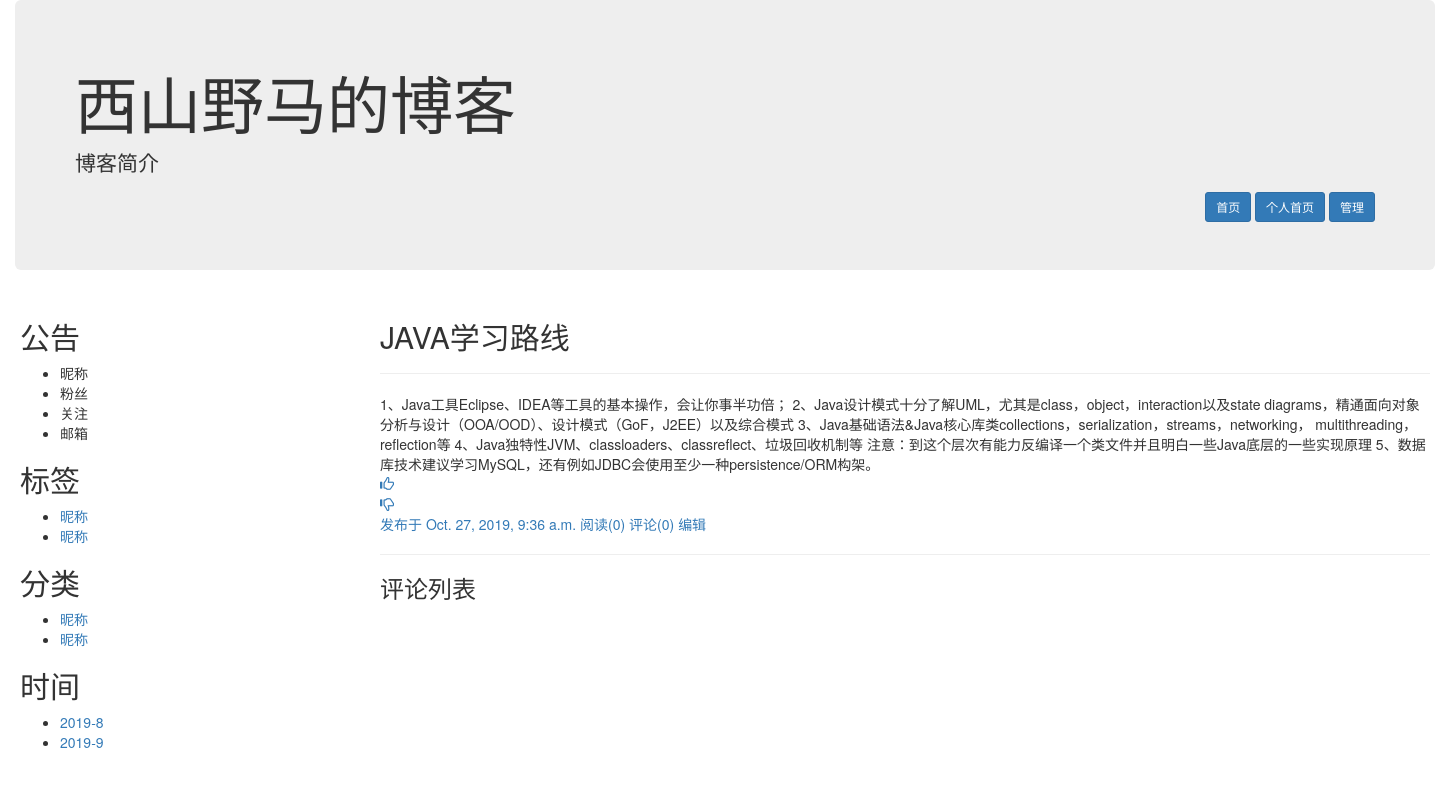
Screenshot of /alex/3.html/ with the database file from the repository.
### repository/models.py (models this page shows, shortened)
class Blog(models.Model):
	theme_type = [('blue',"蓝色"),('red',"红色"),('green',"绿色")]
	bid = models.AutoField(primary_key=True,verbose_name="博客id")
	theme = models.CharField(choices=theme_type,max_length=10,verbose_name="主题类型")
	title = models.CharField(max_length=255,verbose_name="博客标题")
	summary = models.TextField(verbose_name="博客简介",null=True,blank=True)
	user = models.OneToOneField(to=User,on_delete=models.CASCADE)
	class Meta:
		verbose_name_plural = "博客信息"

class Article(models.Model):
	article_type = [(1,"Python"),(2,"Java"),(3,"Django"),(4,"JavaScript"),(5,"五彩缤纷")]
	title = models.CharField(max_length=255,verbose_name='文章标题')
	author = models.ForeignKey(to=User,on_delete=models.CASCADE,verbose_name="作者")
	summary = models.TextField(verbose_name='文字简介')
	ctime = models.DateTimeField(auto_now_add=True,verbose_name="创建时间")
	text = models.OneToOneField(to=ArticleDetial,on_delete=models.CASCADE,verbose_name="文章正文")
	type_id = models.IntegerField(verbose_name='文章类型',choices=article_type,)
	class Meta:
		verbose_name_plural = '文章列表'

class ArticleDetial(models.Model):
	text = models.TextField(verbose_name="文章正文")
	class Meta:
		verbose_name_plural = '文章正文'

### web/views.py (the view)
# urls.py: path('<str:blog>/<str:article_id>.html/',views.get_article,name = "get_article")
def get_article(request,blog,article_id):
	user_obj = models.User.objects.filter(account=blog).all().first()
	blog_obj = models.Blog.objects.filter(user__account=blog).all().first()
	caption_obj = models.Caption.objects.filter(blog__user__account=blog)
	article_obj = models.Article.objects.filter(author__account=blog,id=article_id)[0]
	print(article_obj.comment_set.all())
	return render(request,'article.html',locals())

### templates/article.html (shortened to what this page needs)
<!DOCTYPE html>
<html lang="en">
<head>
    <link rel="stylesheet" href="/static/plugins/bootstrap-3.3.7-dist/css/bootstrap.css">
</head>
<body>
<div class="container-fluid">
    <div class="jumbotron">
        <h1>{{ blog_obj.title }}</h1>
        <p>博客简介</p>
        <div class="text-right">
            <a class="btn btn-primary btn-sm" href="#" role="button">首页</a>
            <a class="btn btn-primary btn-sm" href="#" role="button">个人首页</a>
            <a class="btn btn-primary btn-sm" href="#" role="button">管理</a>
        </div>
    </div>
</div>
<div class="container" style="width: 1440px">
    <div class="row">
        <div class="col-sm-3">
            <div class="person_info">
                <h2>公告</h2>
                <ul>
                    <li>昵称</li>
                    <li>粉丝</li>
                    <li>关注</li>
                    <li>邮箱</li>
                </ul>
            </div>
            <div class="caption_list">
                <h2>标签</h2>
                <ul>
                    <li><a href="">昵称</a></li>
                    <li><a href="">昵称</a></li>
                </ul>
            </div>
            <div class="classify_list">
                <h2>分类</h2>
                <ul>
                    <li><a href="">昵称</a></li>
                    <li><a href="">昵称</a></li>
                </ul>
            </div>
            <div class="date">
                <h2>时间</h2>
                <ul>
                    <li><a href="">2019-8</a></li>
                    <li><a href="">2019-9</a></li>
                </ul>
            </div>
        </div>
        <div class="col-sm-9 article">
                <div class="article_box">
                    <div class="article_title"><h2>{{ article_obj.title }}</h2></div>
                    <hr>
                    <div class="article_detail">{{ article_obj.text.text }}</div>
                    <div>
                        <a href=""><span class="glyphicon glyphicon-thumbs-up fa-2x" aria-hidden="true"></span></a>
                    </div>
                    <div>
                        <a href=""><span class="glyphicon glyphicon-thumbs-down fa-2x" aria-hidden="true"></span></a>
                    </div>
                    <a class="article_ctime">发布于 {{ article_obj.ctime }}</a>
                    <a class="read_count">阅读({{ article_obj.perference_set.count }})</a>
                    <a class="comment_count">评论({{ article_obj.comment_set.count }})</a>
                    <a href="">编辑</a>
                    <hr>
                </div>
                <div class="comment_box">
                    <h3>评论列表</h3>
                </div>
        </div>
    </div>
</div>
</body>
</html>

### rows the page displays
Blog: title "西山野马的博客"
Article: title "JAVA学习路线", text.text "1、Java工具Eclipse、IDEA等工具的基本操作，会让你事半功倍； 2、Java设计模式十分了解UML，尤其是class，object，interaction以及state diagrams，精通面向对象分析与设计（OOA/OOD）、设计模式（GoF，J2EE）以及综合模式 3、Java基础语法&Java核心库类collections，serialization，streams，networking， multithreading，reflection等 4、Java独特性JVM、classloaders、classreflect、垃圾回收机制等 注意：到这个层次有能力反编译一个类文件并且明白一些Java底层的一些实现原理 5、数据库技术建议学习MySQL，还有例如JDBC会使用至少一种persistence/ORM构架。", ctime "Oct. 27, 2019, 9:36 a.m.", perference_set.count "0", comment_set.count "0"
